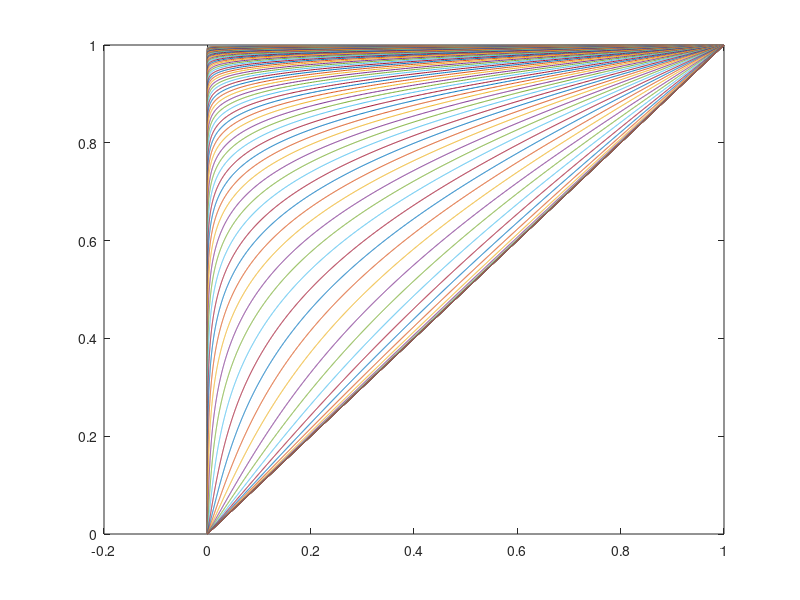

This chart was generated by the following MATLAB code:
U=1;
z = linspace(0,1,2000);
H = 1;
n = 1:2000;

A=U*H./n/pi*2;
nu=1;


kn = n*pi*sqrt(nu)/H;

for t=logspace(-6,1,100);

S = sin(n'*pi*z);
S = repmat(A',1,2000).*S;

%

S = repmat(exp(-kn'.^2*t),1,2000).*S;


u = U*H*z-fliplr(sum(S));

plot(u,z)
hold on;
end